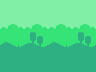

Tiled map render using the project's own tile images. Description and the whole map definition, tile-layer contents included, below:
An orthogonal 4x3 tile map with 24x24 px tiles, 3 tile layers (snow, sand, forest).

<map version="1.10" tiledversion="1.10.2" orientation="orthogonal" renderorder="right-down" width="4" height="3" tilewidth="24" tileheight="24" infinite="0" nextlayerid="4" nextobjectid="1">
 <tileset firstgid="1" name="tilemap-backgrounds" tilewidth="24" tileheight="24" spacing="1" tilecount="24" columns="8">
  <image source="tilemap-backgrounds.png" width="199" height="74" />
 </tileset>
 <layer id="1" name="snow" width="4" height="3">
  <data encoding="csv">
1,2,3,4,
9,10,11,12,
17,18,19,20
</data>
 </layer>
 <layer id="2" name="sand" width="4" height="3">
  <data encoding="csv">
5,6,5,6,
13,14,13,14,
21,22,21,22
</data>
 </layer>
 <layer id="3" name="forest" width="4" height="3">
  <data encoding="csv">
7,8,7,8,
15,16,15,16,
23,24,23,24
</data>
 </layer>
</map>
